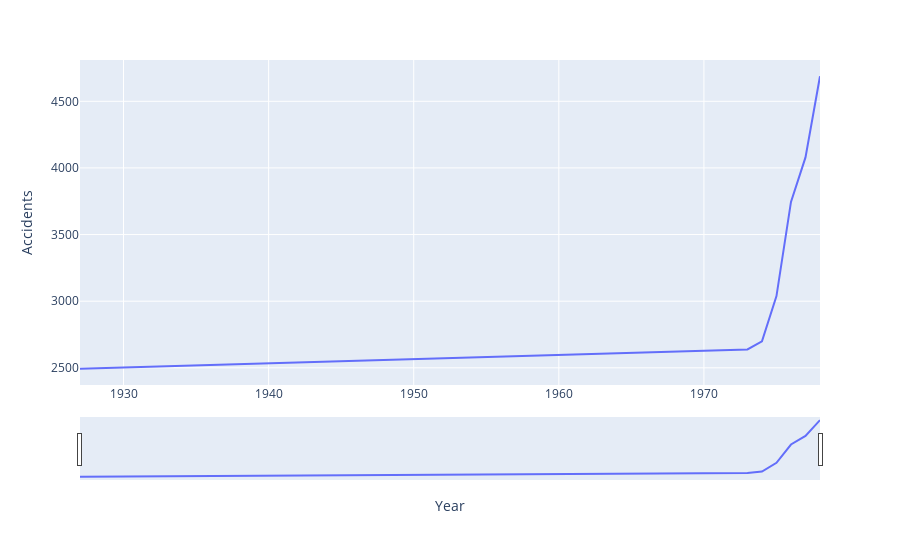

The notebook cell saved with this chart:
### Code cell
fig=px.line(road_accidents,x="Year", y="Accidents")
fig.update_xaxes(rangeslider_visible=True)
fig.show()

### Figure 1 — Plotly figure (JSON) as saved in the notebook; plotly's stock layout.template omitted (floating-point values rounded to 4 significant figures)
{"data": [{"hovertemplate": "Year=%{x}<br>Accidents=%{y}<extra></extra>", "legendgroup": "", "line": {"color": "#636efa", "dash": "solid"}, "marker": {"symbol": "circle"}, "mode": "lines", "name": "", "orientation": "v", "showlegend": false, "type": "scatter", "x": [1927, 1973, 1974, 1975, 1976, 1977, 1978], "xaxis": "x", "y": [2493, 2638, 2699, 3038, 3745, 4079, 4688], "yaxis": "y"}], "layout": {"legend": {"tracegroupgap": 0}, "margin": {"t": 60}, "xaxis": {"anchor": "y", "domain": [0, 1], "rangeslider": {"visible": true}, "title": {"text": "Year"}}, "yaxis": {"anchor": "x", "domain": [0, 1], "title": {"text": "Accidents"}}}}
